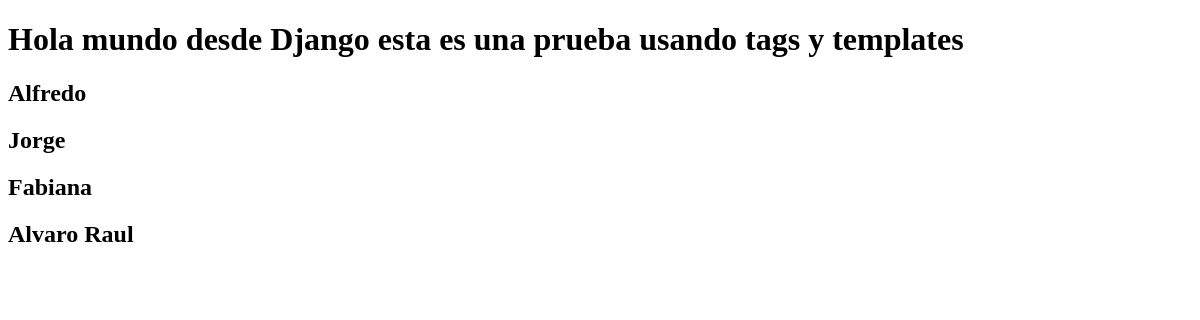
The page /pruebaTags/ on the database as committed earlier.
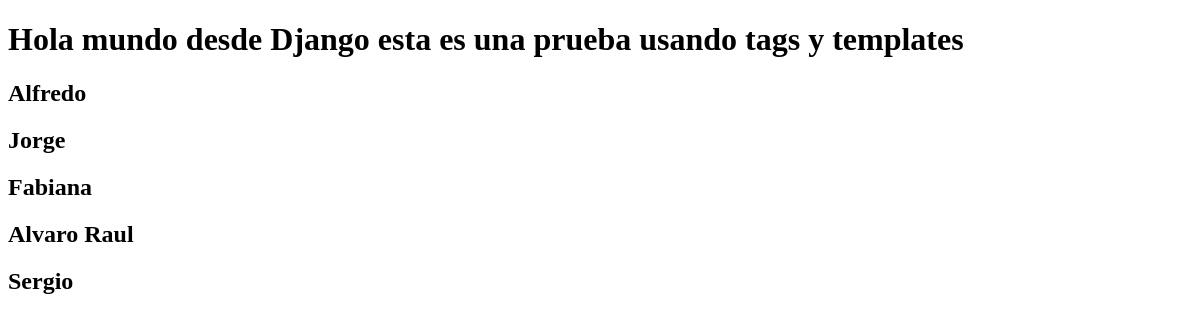
The same page on the database as committed later.
### personas/models.py (models this page shows)
class Persona(models.Model):
    nombres = models.CharField(max_length = 100)
    apellidos = models.CharField(max_length = 100)
    edad = models.IntegerField() #(max_digits = 3)
    signo = models.CharField(max_length = 100)
    donador = models.BooleanField()

### personas/views.py (the view)
# urls.py: path('pruebaTags/', pruebaView),
def pruebaView(request):
    context = {
    'personasRegistradas': personasRegistradas,
    }
    return render(request, 'prueba.html', context)

### personas/templates/prueba.html (shortened to what this page needs)
<!DOCTYPE HTML>
<html>
    <head>
    </head>
    <body>
        <h1>Hola mundo desde Django esta es una prueba usando tags y templates</h1>
        {% for x in personasRegistradas %}
        <h2>{{x.nombres}}</h2>
        {% endfor %}
    </body>
</html>

Rows that differ between the two databases and show on the page:
added Persona: nombres "Sergio"
